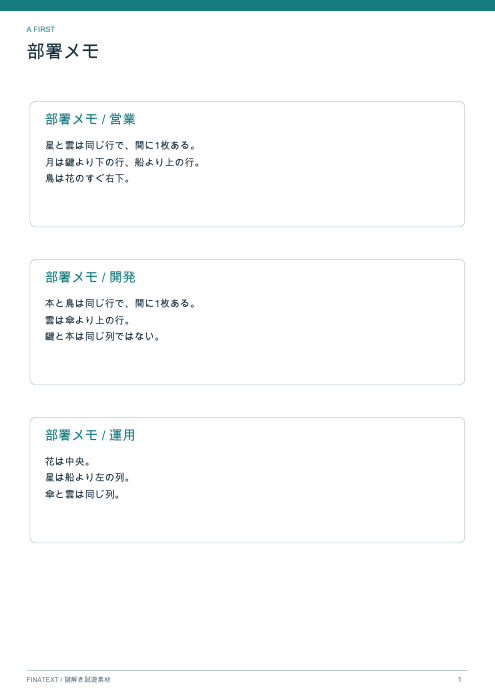
#> input picture tmp/pdfs/changed-a-1.png, 495 x 700 px, given as the content of the folder tmp/pdfs/materials-only-render, which was not available
$ python materials_contact.py
#> lines starting #> are read from the running program, lines starting #| are printed output that depends on the picture
from PIL import Image, ImageOps, ImageDraw
from pathlib import Path
p=Path('tmp/pdfs')
files=sorted((p/'materials-only-render').glob('*.png'))
for start in range(0,len(files),12):
 out=Image.new('RGB',(1200,1400),'#dce3e8');d=ImageDraw.Draw(out)
#> after `out = Image.new('RGB', (1200, 1400), '#dce3e8')`:
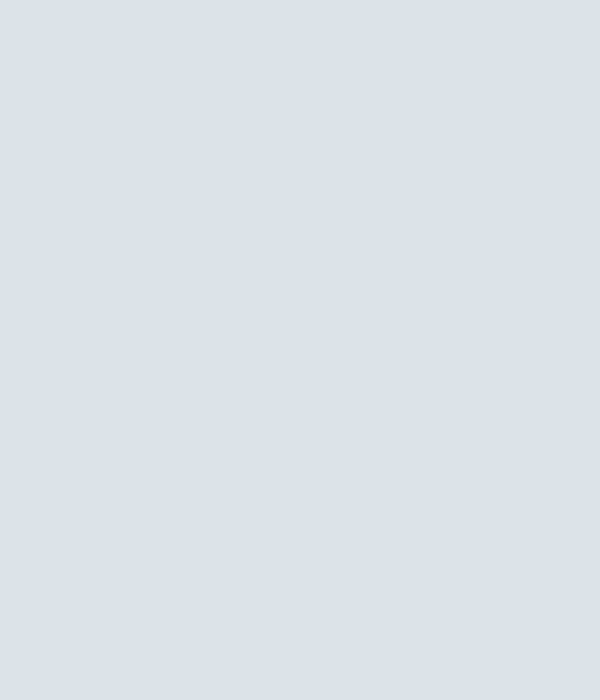
#> out: PIL image 1200x1400 RGB (shown at 1/2 size); mean R, G, B 220, 227, 232
 for i,f in enumerate(files[start:start+12]):
  im=Image.open(f).convert('RGB');im.thumbnail((280,420));x=(i%4)*300+(300-im.width)//2;y=(i//4)*465+25;out.paste(im,(x,y));d.text(((i%4)*300+10,(i//4)*465+7),f.stem,fill='black')
#> further down, im is the input picture: PIL image 495x700 RGB; mean R, G, B 248.4, 250.6, 250.8
#> after `x = i % 4 * 300 + (300 - im.width) // 2`: x = 10
#> after `out.paste(im, (x, y))`:
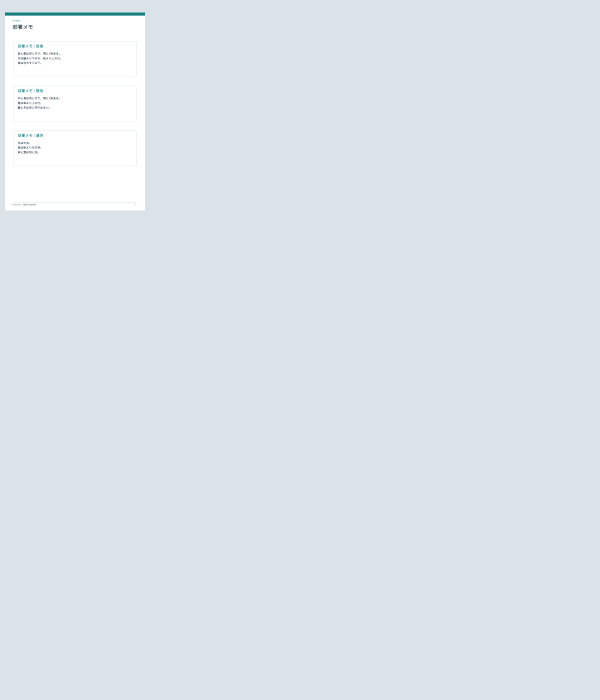
#> out: PIL image 1200x1400 RGB (shown at 1/2 size); mean R, G, B 221.9, 228.6, 233.2
 out.save(p/f'materials-only-{start//12}.jpg')

$ run again, on tmp/pdfs/last-check-10.png
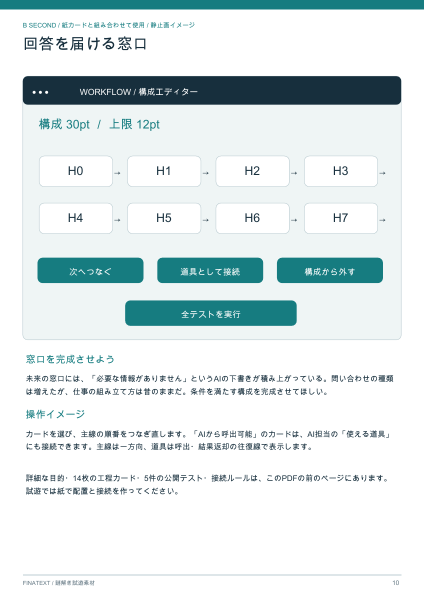
#> input picture tmp/pdfs/last-check-10.png, 849 x 1200 px, given as the content of the folder tmp/pdfs/materials-only-render, which was not available (shown at 1/2 size)
#> im is the input picture: PIL image 849x1200 RGB; mean R, G, B 222.1, 231.7, 232.8
#> `im.thumbnail((280, 420))`:
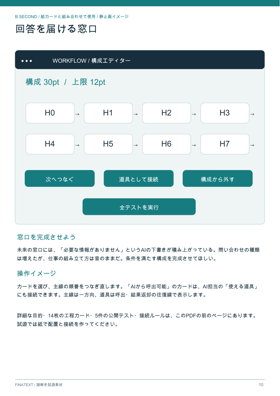
#> im: PIL image 280x396 RGB; mean R, G, B 221.9, 231.5, 232.6
#> `out.paste(im, (x, y))`:
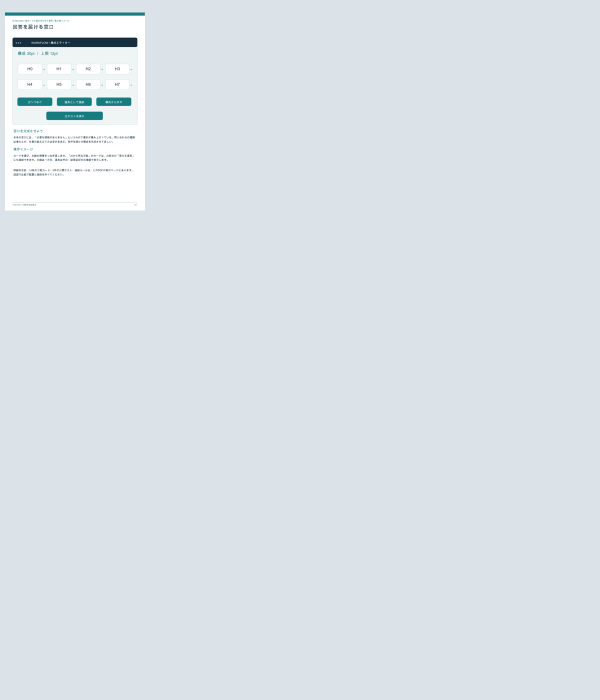
#> out: PIL image 1200x1400 RGB (shown at 1/2 size); mean R, G, B 220.1, 227.3, 232

$ run again, on tmp/pdfs/paper-01.png
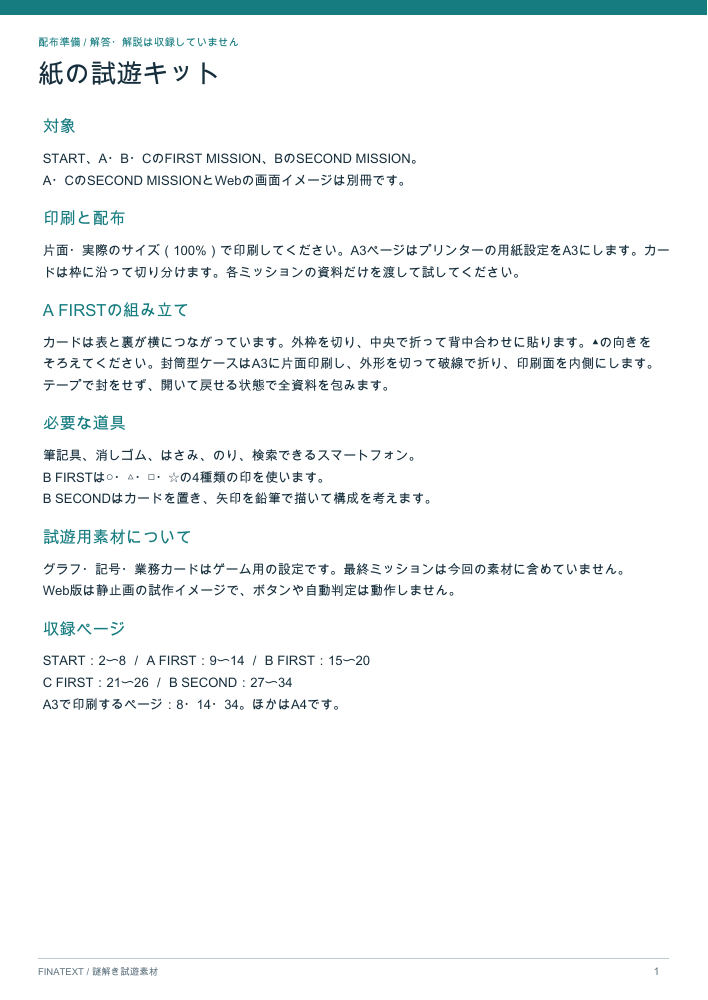
#> input picture tmp/pdfs/paper-01.png, 708 x 1000 px, given as the content of the folder tmp/pdfs/materials-only-render, which was not available
#> im is the input picture: PIL image 708x1000 RGB; mean R, G, B 244.5, 247.1, 247.5
#> `im.thumbnail((280, 420))`:
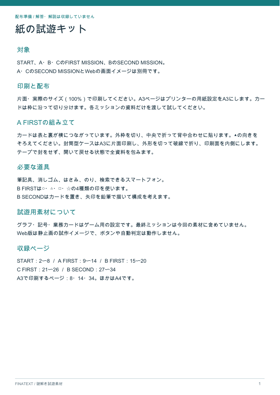
#> im: PIL image 280x395 RGB; mean R, G, B 244.2, 246.9, 247.3
#> `out.paste(im, (x, y))`:
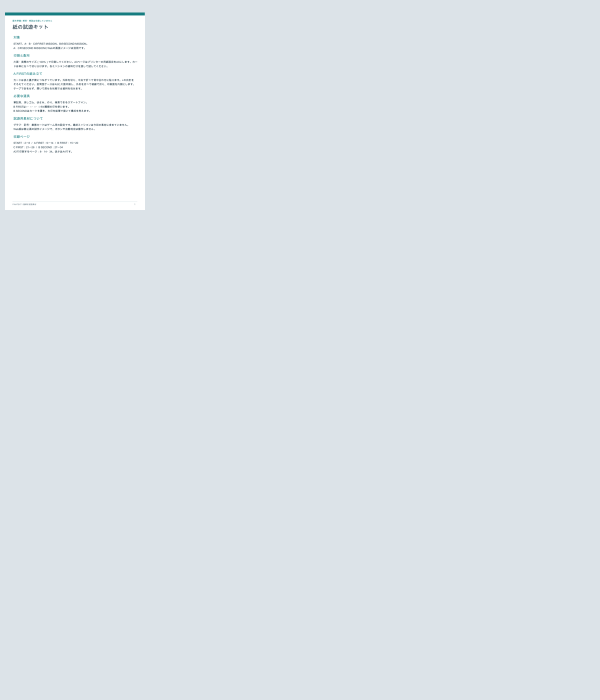
#> out: PIL image 1200x1400 RGB (shown at 1/2 size); mean R, G, B 221.6, 228.3, 233
